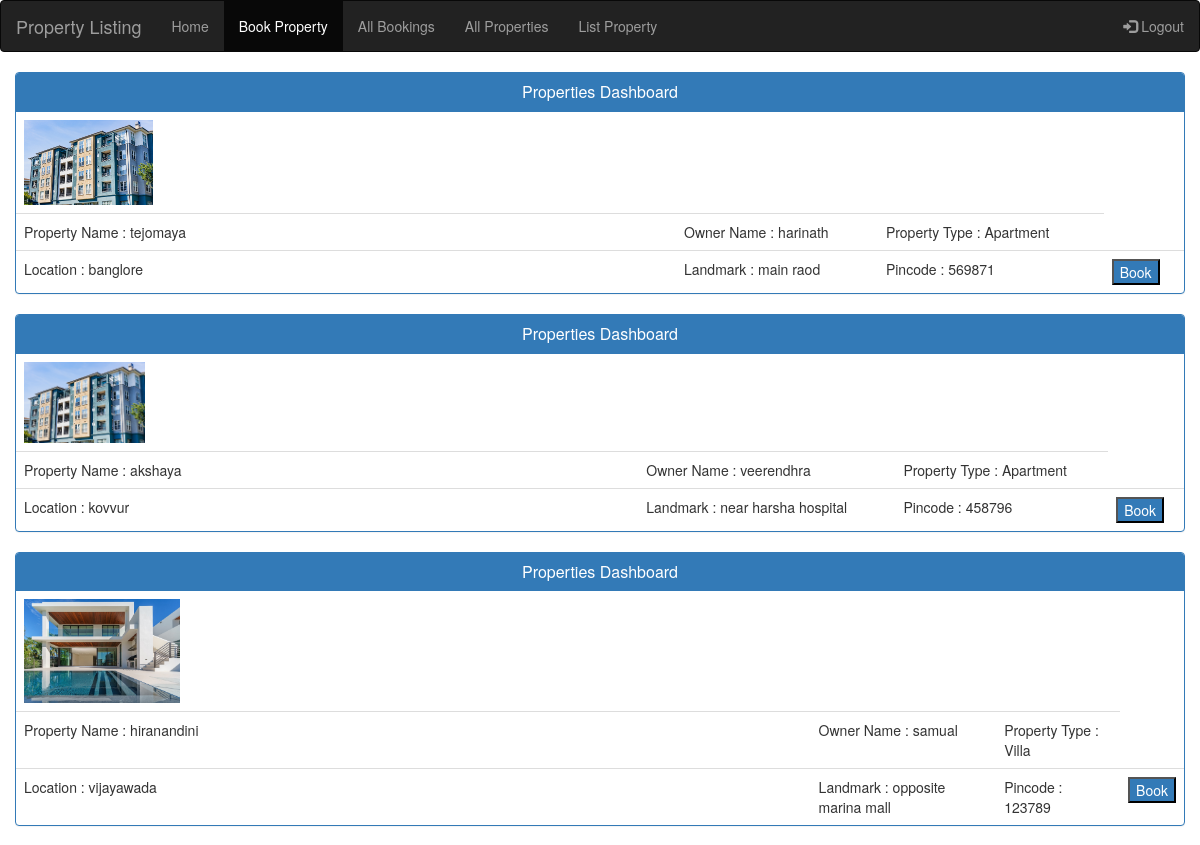
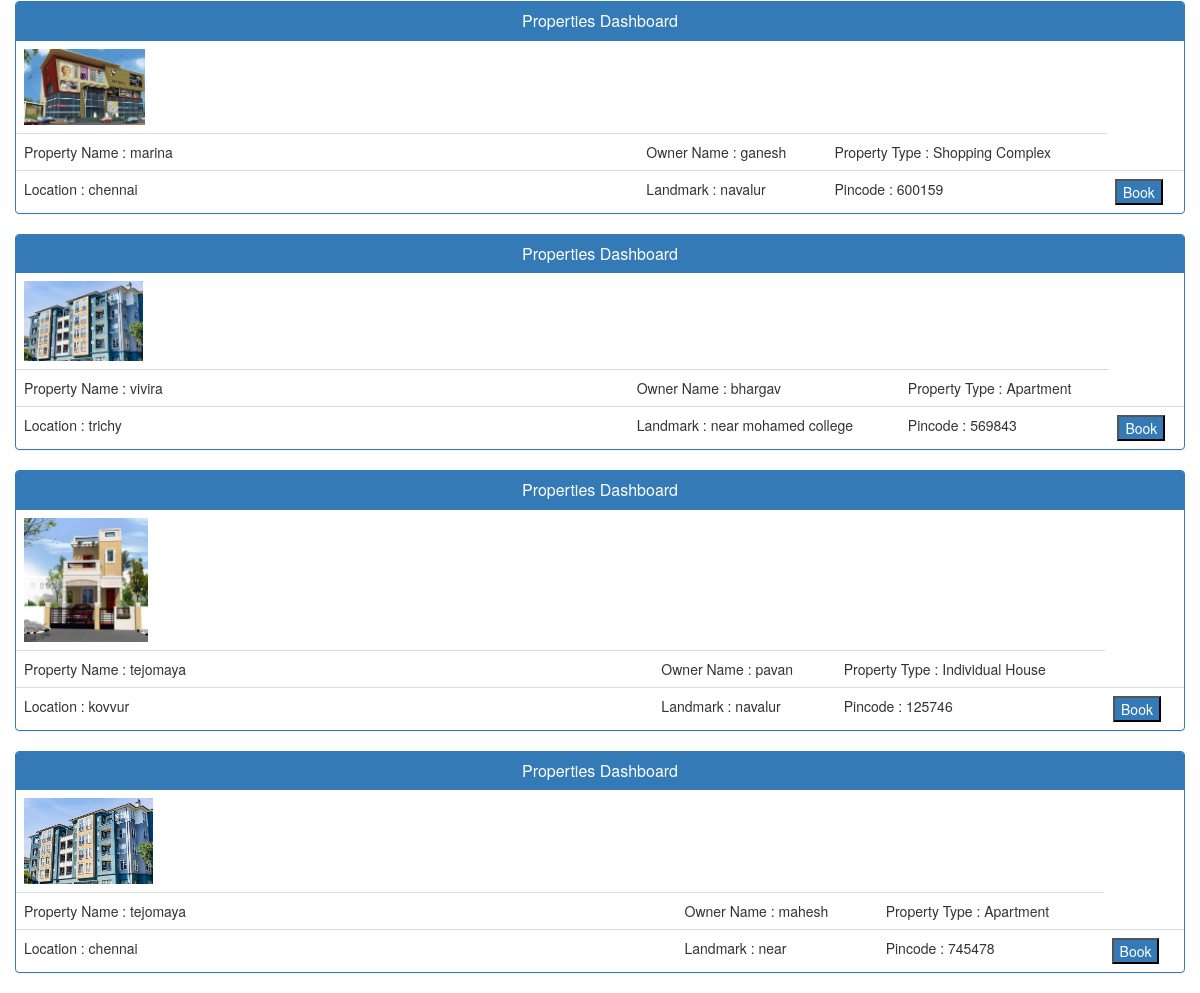
The page /properties/purchase_property on the database its author committed (2 pictures, top to bottom).
### properties/models.py (models this page shows)
class Property(models.Model):
    property_name = models.CharField(max_length=255)
    owner_name = models.CharField(max_length=255)
    location = models.CharField(max_length=255)
    landmark = models.CharField(max_length=255)
    pincode = models.IntegerField()
    created_at = models.DateTimeField(auto_now_add = True)
    updated_at = models.DateTimeField(auto_now = True)
    booked_at = models.DateTimeField(null=True, blank=True, default=None)
    property_type = models.CharField(max_length=255)
    property_status = models.CharField(max_length =100, default="NOT BOOKED")
    buyer = models.CharField(max_length=100, null=True, blank=True, default=None)
    amount = models.IntegerField(null=True, blank=True, default=None)
    objects = PropertyManager()

### properties/views.py (the view)
# urls.py: path(r'/purchase_property', views.showProperties),
def showProperties(request):
    properties = Property.objects.filter(property_status = 'NOT BOOKED')
    return render(request, 'displayProperties.html', {
        'properties': properties,
    })

### app/templates/displayProperties.html (shortened to what this page needs)
<!DOCTYPE html>
<html lang="en">
<head>
    <meta content="width=device-width, initial-scale=1, shrink-to-fit=no" name="viewport" /> {% load static %}
    <link rel="stylesheet" href=
"https://maxcdn.bootstrapcdn.com/bootstrap/3.4.0/css/bootstrap.min.css"/>
</head>
<body>
    {% include "navbar.html" %}
    <div class="container">
        <div class="row justify-content-center">
            <div class="col-10">
                {% for property in properties %}
                <div class="panel panel-primary">
					<div class="panel-heading">
						<h3 class="panel-title text-center">Properties Dashboard</h3>
					</div>
                    <table class="table table-hover" id="dev-table">
                        <tr>
                            <td>
                                {% if property.property_type == 'Villa' %}
                                    <img src="/media/villa.jpg" alt="Villa" style="width:20%;">
                                {% elif  property.property_type == 'Apartment' %}
                                    <img src="/media/apartment.jpg" alt="Apartment" style="width:20%;">
                                {% elif  property.property_type == 'Individual House' %}
                                    <img src="/media/ihouse.jpg" alt="Individual House" style="width:20%;">
                                {% else %}
                                <img src="/media/sc.jpg" alt="Shopping Complex" style="width:20%;">
                                {% endif %}
                            </td>
                        </tr>
                        <tr>
                            <td>
                                Property Name : {{property.property_name}}
                            </td>
                            <td>
                                Owner Name : {{property.owner_name}}
                            </td>
                            <td>
                                Property Type : {{property.property_type}}
                            </td>
                        </tr>
                        <tr>
                            <td>
                                Location : {{property.location}}
                            </td>
                            <td>
                                Landmark : {{property.landmark}}
                            </td>
                            <td>
                                Pincode : {{property.pincode}}
                            </td>
                            <td>
                                <a href="/properties/bookProperty/{{property.id}}"><button class="bg-primary">Book</button></a>
                            </td>
                        </tr>
                    </table>
                </div>
                {% endfor %}
			</div>
        </div>
    </div>
</body>
</html>

### app/templates/navbar.html
<nav class="navbar navbar-inverse">
    <div class="container-fluid">
        <div class="navbar-header">
            <a class="navbar-brand" href="/properties">
                Property Listing</a>
        </div>
        <ul class="nav navbar-nav">
            <li {% if request.path == '/properties'  %}class="active"{% endif %}><a href="/properties">Home</a></li>
            <li {% if request.path == '/properties/purchase_property'  %}class="active"{% endif %}><a href="/properties/purchase_property">Book Property</a></li>
            <li {% if request.path == '/properties/purchase_history'  %}class="active"{% endif %}><a href="/properties/purchase_history">All Bookings</a></li>
            <li {% if request.path == '/properties/properties_history'  %}class="active"{% endif %}><a href="/properties/properties_history">All Properties</a></li>
            <li {% if request.path == '/properties/add_property'  %}class="active"{% endif %}><a href="/properties/add_property">List Property</a></li>
        </ul>
        <ul class="nav navbar-nav navbar-right">
            <li><a href="/logout">
                <span class="glyphicon glyphicon-log-in"></span>
                Logout</a></li>
        </ul>
    </div>
</nav>

### rows shown on the page
Property: property_name "tejomaya", owner_name "harinath", property_type "Apartment", location "banglore", landmark "main raod", pincode "569871"
Property: property_name "akshaya", owner_name "veerendhra", property_type "Apartment", location "kovvur", landmark "near harsha hospital", pincode "458796"
Property: property_name "hiranandini", owner_name "samual", property_type "Villa", location "vijayawada", landmark "opposite marina mall", pincode "123789"
Property: property_name "marina", owner_name "ganesh", property_type "Shopping Complex", location "chennai", landmark "navalur", pincode "600159"
Property: property_name "vivira", owner_name "bhargav", property_type "Apartment", location "trichy", landmark "near mohamed college", pincode "569843"
Property: property_name "tejomaya", owner_name "pavan", property_type "Individual House", location "kovvur", landmark "navalur", pincode "125746"
Property: property_name "tejomaya", owner_name "mahesh", property_type "Apartment", location "chennai", landmark "near", pincode "745478"
